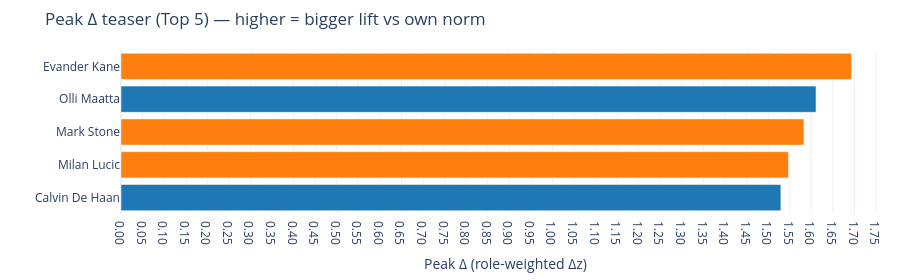

This figure's notebook cell:
### Markdown cell above
> **Teaser — Peak Δ:** In Book 3 we’ll quantify how far a player’s **peak season** sits above their own 5-year norm (Peak Δ). For now, just know that bigger is better; details and full results come later.

### Code cell
# Ensure dfz is usable for the teaser, then plot top-5 Peak Δ
import numpy as np
import pandas as pd
import plotly.graph_objects as go


def ensure_dfz_ready(dfz):
    dfz = dfz.copy()
    # rel_age numeric + standard window
    dfz["rel_age"] = pd.to_numeric(dfz["rel_age"], errors="coerce").astype("Int64")
    # role normalization (if missing, try to infer from 'position')
    if "role" not in dfz.columns and "position" in dfz.columns:
        dfz["role"] = dfz["position"].astype(str).str.upper().map(lambda x: "D" if x.startswith("D") else "F")
    # choose composite Δz column
    col = "spicy_w_dz" if "spicy_w_dz" in dfz.columns else (
          "spicy_weighted_dz" if "spicy_weighted_dz" in dfz.columns else None)
    if col is None:
        raise KeyError("Need Δz composite column like 'spicy_w_dz' in dfz.")
    # restrict window
    win = dfz[dfz["rel_age"].isin([-2,-1,0,1,2]) & dfz["role"].isin(["F","D"])]
    if win.empty:
        raise ValueError("No rows in the 5-year window with roles F/D.")
    need = {"player","role","rel_age",col}
    missing = need - set(win.columns)
    if missing:
        raise KeyError(f"Missing columns: {missing}")
    return win, col

def peak_delta_teaser(dfz, k=5):
    win, col = ensure_dfz_ready(dfz)
    delta = (win.groupby(["player","role"])[col].mean().mul(-1)
               .rename("peak_delta").reset_index())
    if delta.empty:
        raise ValueError("Could not compute Peak Δ (no grouped rows).")
    topk = delta.nlargest(min(k, len(delta)), "peak_delta")

    palette = {"D":"#1f77b4","F":"#ff7f0e"}
    fig = go.Figure(go.Bar(
        x=topk["peak_delta"],
        y=topk["player"],
        orientation="h",
        marker_color=[palette.get(r,"#888") for r in topk["role"]],
        hovertemplate="<b>%{y}</b><br>Peak Δ: %{x:.2f}<br>Role: %{customdata}",
        customdata=topk["role"],
    ))
    fig.update_layout(
        title="Peak Δ teaser (Top 5) — higher = bigger lift vs own norm",
        xaxis_title="Peak Δ (role-weighted Δz)",
        yaxis_title="",
        template="plotly_white",
        height=280, margin=dict(l=120, r=10, t=50, b=30), showlegend=False,
    )
    fig.update_yaxes(autorange="reversed")
    xvals = topk["peak_delta"].to_numpy()
    span = float(np.max(xvals) - np.min(xvals)) if len(xvals) else 0.0
    fig.update_xaxes(tickformat=".2f", dtick=0.05 if span < 0.6 else 0.1)
    return fig

# Run the teaser
peak_delta_teaser(dfz, k=5).show()

### Figure 1 — Plotly figure (JSON) as saved in the notebook; plotly's stock layout.template omitted (floating-point values rounded to 4 significant figures)
{"data": [{"customdata": ["F", "D", "F", "F", "D"], "hovertemplate": "<b>%{y}</b><br>Peak Δ: %{x:.2f}<br>Role: %{customdata}", "marker": {"color": ["#ff7f0e", "#1f77b4", "#ff7f0e", "#ff7f0e", "#1f77b4"]}, "orientation": "h", "type": "bar", "x": [1.693, 1.611, 1.583, 1.547, 1.529], "y": ["Evander Kane", "Olli Maatta", "Mark Stone", "Milan Lucic", "Calvin De Haan"]}], "layout": {"height": 280, "margin": {"b": 30, "l": 120, "r": 10, "t": 50}, "showlegend": false, "title": {"text": "Peak Δ teaser (Top 5) — higher = bigger lift vs own norm"}, "xaxis": {"dtick": 0.05, "tickformat": ".2f", "title": {"text": "Peak Δ (role-weighted Δz)"}}, "yaxis": {"autorange": "reversed", "title": {"text": ""}}}}
